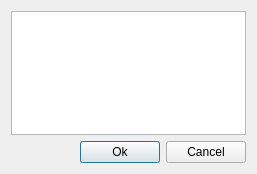
<?xml version="1.0" encoding="UTF-8"?>
<ui version="4.0">
 <class>changeCovName</class>
 <widget class="QDialog" name="changeCovName">
  <property name="geometry">
   <rect>
    <x>0</x>
    <y>0</y>
    <width>257</width>
    <height>174</height>
   </rect>
  </property>
  <property name="windowTitle">
   <string>Dialog</string>
  </property>
  <layout class="QVBoxLayout" name="verticalLayout">
   <item>
    <widget class="QTableWidget" name="tableWidget"/>
   </item>
   <item>
    <layout class="QHBoxLayout" name="horizontalLayout">
     <item>
      <spacer name="horizontalSpacer">
       <property name="orientation">
        <enum>Qt::Horizontal</enum>
       </property>
       <property name="sizeHint" stdset="0">
        <size>
         <width>40</width>
         <height>20</height>
        </size>
       </property>
      </spacer>
     </item>
     <item>
      <widget class="QPushButton" name="ok_btn">
       <property name="text">
        <string>Ok</string>
       </property>
      </widget>
     </item>
     <item>
      <widget class="QPushButton" name="cancel_btn">
       <property name="text">
        <string>Cancel</string>
       </property>
      </widget>
     </item>
    </layout>
   </item>
  </layout>
 </widget>
 <resources/>
 <connections/>
</ui>
